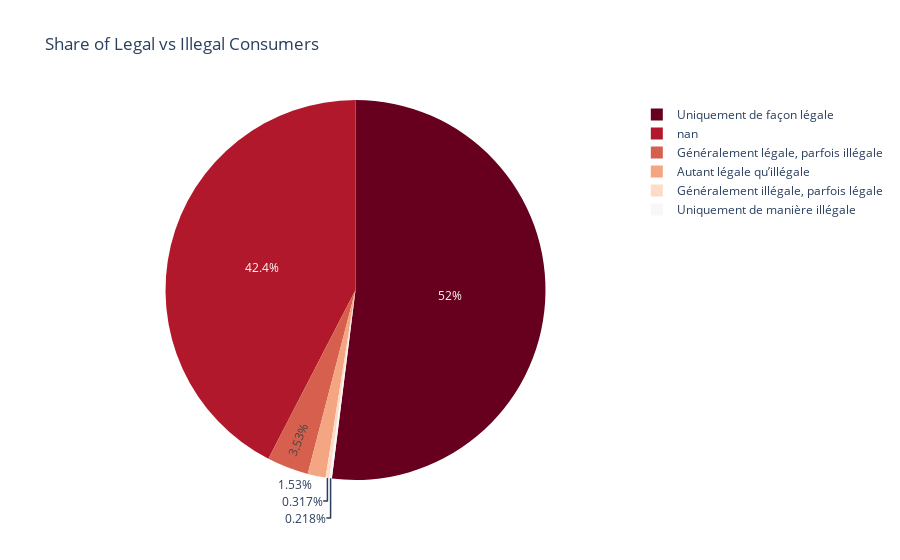
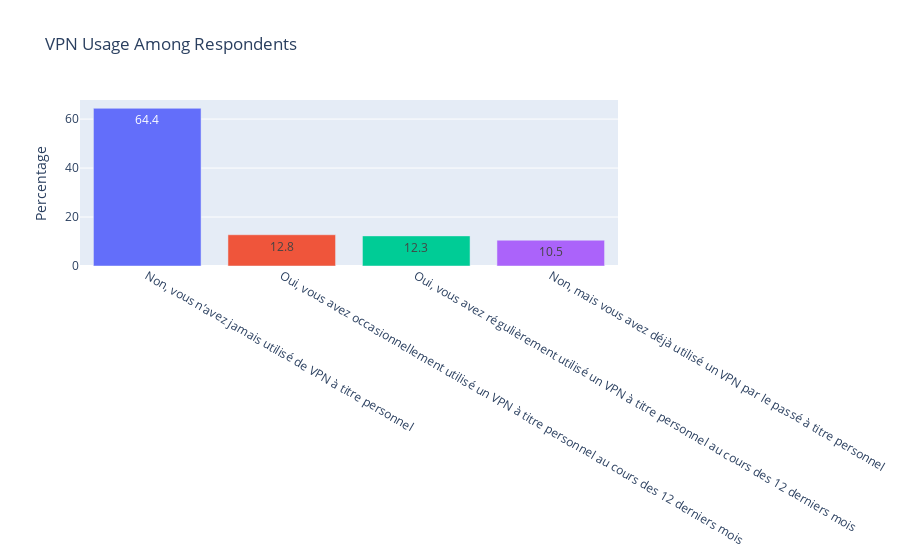

The cell these charts' notebook holds for them, in order:
### Code cell
# ============================================================
# 4️⃣ Type de consommation (légale/illégale)
# ============================================================

legality = df["type_conso_legale_ou_illegale"].value_counts(normalize=True).mul(100).reset_index()
legality.columns = ["Consumption Type", "Percentage"]

fig = px.pie(
    legality,
    values="Percentage", names="Consumption Type",
    title="Share of Legal vs Illegal Consumers",
    color_discrete_sequence=px.colors.sequential.RdBu
)
fig.show()

# ============================================================
# 5️⃣ VPN Usage
# ============================================================

vpn_counts = df["utilisation_vpn"].value_counts(normalize=True).mul(100).reset_index()
vpn_counts.columns = ["VPN Usage", "Percentage"]

fig = px.bar(
    vpn_counts, x="VPN Usage", y="Percentage",
    title="VPN Usage Among Respondents", text_auto=".1f", color="VPN Usage"
)
fig.update_layout(showlegend=False, xaxis_title=None)
fig.show()

# ============================================================
# 6️⃣ Correlation VPN vs Illegal Consumption
# ============================================================

cross_vpn = (
    df.groupby("utilisation_vpn")["type_conso_legale_ou_illegale"]
    .value_counts(normalize=True).rename("share").reset_index()
)

fig = px.bar(
    cross_vpn, x="utilisation_vpn", y="share", color="type_conso_legale_ou_illegale",
    title="VPN Users and Illegal Consumption Rate",
    text_auto=".1%", barmode="stack"
)
fig.show()

### Figure 1 — Plotly figure (JSON) as saved in the notebook; plotly's stock layout.template omitted (floating-point values rounded to 4 significant figures)
{"data": [{"domain": {"x": [0, 1], "y": [0, 1]}, "hovertemplate": "Consumption Type=%{label}<br>Percentage=%{value}<extra></extra>", "labels": ["Uniquement de façon légale", "nan", "Généralement légale, parfois illégale", "Autant légale qu’illégale", "Généralement illégale, parfois légale", "Uniquement de manière illégale"], "legendgroup": "", "name": "", "showlegend": true, "type": "pie", "values": [51.98, 42.42, 3.532, 1.528, 0.3175, 0.2183]}], "layout": {"autosize": true, "legend": {"tracegroupgap": 0}, "piecolorway": ["rgb(103,0,31)", "rgb(178,24,43)", "rgb(214,96,77)", "rgb(244,165,130)", "rgb(253,219,199)", "rgb(247,247,247)", "rgb(209,229,240)", "rgb(146,197,222)", "rgb(67,147,195)", "rgb(33,102,172)", "rgb(5,48,97)"], "title": {"text": "Share of Legal vs Illegal Consumers"}}}

### Figure 2 — Plotly figure (JSON) as saved in the notebook; plotly's stock layout.template omitted (floating-point values rounded to 4 significant figures)
{"data": [{"hovertemplate": "VPN Usage=%{x}<br>Percentage=%{y}<extra></extra>", "legendgroup": "Non, vous n’avez jamais utilisé de VPN à titre personnel", "marker": {"color": "#636efa", "pattern": {"shape": ""}}, "name": "Non, vous n’avez jamais utilisé de VPN à titre personnel", "orientation": "v", "showlegend": true, "textposition": "auto", "texttemplate": "%{y:.1f}", "type": "bar", "x": ["Non, vous n’avez jamais utilisé de VPN à titre personnel"], "xaxis": "x", "y": [64.4], "yaxis": "y"}, {"hovertemplate": "VPN Usage=%{x}<br>Percentage=%{y}<extra></extra>", "legendgroup": "Oui, vous avez occasionnellement utilisé un VPN à titre personnel au cours des 12 derniers mois", "marker": {"color": "#EF553B", "pattern": {"shape": ""}}, "name": "Oui, vous avez occasionnellement utilisé un VPN à titre personnel au cours des 12 derniers mois", "orientation": "v", "showlegend": true, "textposition": "auto", "texttemplate": "%{y:.1f}", "type": "bar", "x": ["Oui, vous avez occasionnellement utilisé un VPN à titre personnel au cours des 12 derniers mois"], "xaxis": "x", "y": [12.76], "yaxis": "y"}, {"hovertemplate": "VPN Usage=%{x}<br>Percentage=%{y}<extra></extra>", "legendgroup": "Oui, vous avez régulièrement utilisé un VPN à titre personnel au cours des 12 derniers mois", "marker": {"color": "#00cc96", "pattern": {"shape": ""}}, "name": "Oui, vous avez régulièrement utilisé un VPN à titre personnel au cours des 12 derniers mois", "orientation": "v", "showlegend": true, "textposition": "auto", "texttemplate": "%{y:.1f}", "type": "bar", "x": ["Oui, vous avez régulièrement utilisé un VPN à titre personnel au cours des 12 derniers mois"], "xaxis": "x", "y": [12.3], "yaxis": "y"}, {"hovertemplate": "VPN Usage=%{x}<br>Percentage=%{y}<extra></extra>", "legendgroup": "Non, mais vous avez déjà utilisé un VPN par le passé à titre personnel", "marker": {"color": "#ab63fa", "pattern": {"shape": ""}}, "name": "Non, mais vous avez déjà utilisé un VPN par le passé à titre personnel", "orientation": "v", "showlegend": true, "textposition": "auto", "texttemplate": "%{y:.1f}", "type": "bar", "x": ["Non, mais vous avez déjà utilisé un VPN par le passé à titre personnel"], "xaxis": "x", "y": [10.54], "yaxis": "y"}], "layout": {"autosize": true, "barmode": "relative", "legend": {"title": {"text": "VPN Usage"}, "tracegroupgap": 0}, "showlegend": false, "title": {"text": "VPN Usage Among Respondents"}, "xaxis": {"anchor": "y", "autorange": true, "categoryarray": ["Non, vous n’avez jamais utilisé de VPN à titre personnel", "Oui, vous avez occasionnellement utilisé un VPN à titre personnel au cours des 12 derniers mois", "Oui, vous avez régulièrement utilisé un VPN à titre personnel au cours des 12 derniers mois", "Non, mais vous avez déjà utilisé un VPN par le passé à titre personnel"], "categoryorder": "array", "domain": [0, 1], "range": [-0.5, 3.5], "title": {}, "type": "category"}, "yaxis": {"anchor": "x", "autorange": true, "domain": [0, 1], "range": [0, 67.79], "title": {"text": "Percentage"}, "type": "linear"}}}
